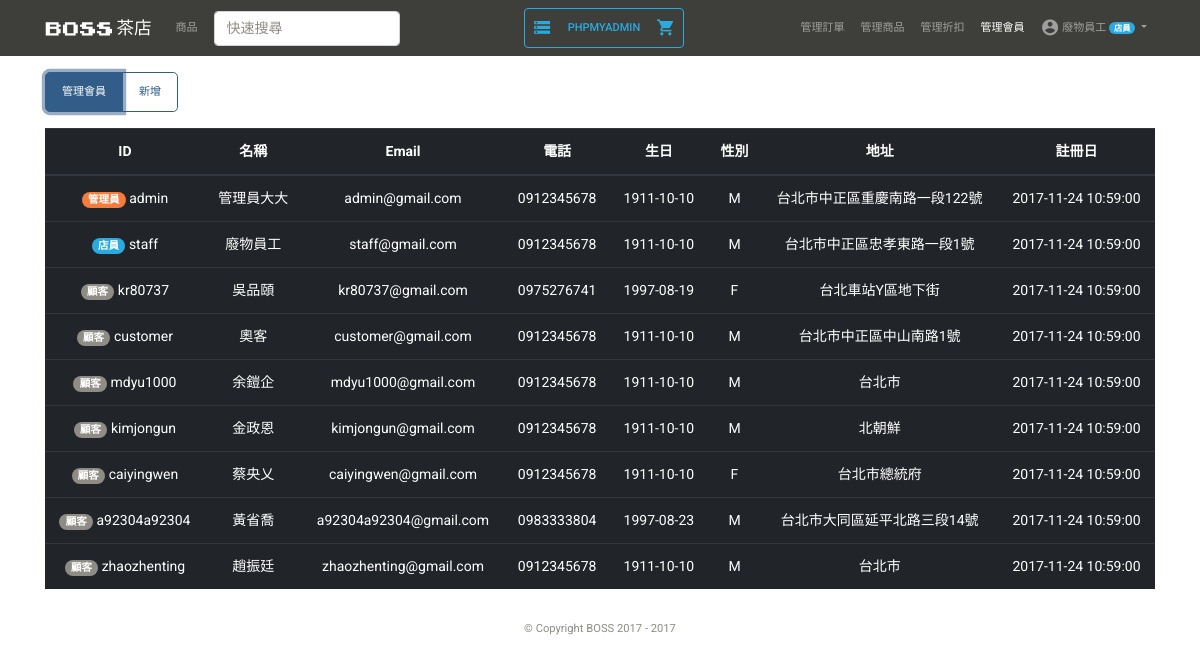
The page /user_list.php?show=list (signed in) on the database its author committed.
### tables this page shows
CREATE TABLE MEMBER(
  ID VARCHAR(20) PRIMARY KEY,
  Password VARCHAR(128) NOT NULL,
  Name VARCHAR(12) NOT NULL,
  Email VARCHAR(30) NOT NULL,
  Phone VARCHAR(10) NOT NULL,
  RegDate TIMESTAMP DEFAULT CURRENT_TIMESTAMP,
  Birth DATE,
  Gender ENUM('M', 'F', 'N'),
  Address VARCHAR(100),
  Position ENUM('S', 'A', 'C') NOT NULL
);

### verification.php (called while the page is built, shortened)
<?php
include('connection.php');
if(isset($_SESSION['ID'])){
  $user_id = $_SESSION['ID'];
  $sql = "SELECT * FROM MEMBER WHERE ID='$user_id'";
  $rows = mysqli_fetch_array($conn->query($sql));
  $user_name = $rows['Name'];
  $user_position = $rows['Position'];
}

### connection.php (called while the page is built, shortened)
<?php
  $conn = new mysqli(db_host, db_username, db_password, db_name);
  $conn->query("SET NAMES 'utf8mb4'");
  require_once('verification.php');

### user_list.php (the view, shortened to what this page needs)
<?php include('connection.php'); ?>
<!DOCTYPE html>
<html>
<head>
  <?php include('style.php') ?>
</head>
<body>
  <?php include('nav.php') ?>
  <div class="container my-3">
    <div class="row">
      <div class="col-12 btn-group">
        <button class="btn btn-outline-primary btn-lg <?php if($_GET['show']=='list')echo 'active '?>" onclick="location.href='?show=list'">管理會員</button>
        <button class="btn btn-outline-primary btn-lg <?php if($_GET['show']=='new')echo 'active '?>" onclick="location.href='?show=new'">新增</button>
      </div>
      <div class="col-12 text-center <?php if($_GET['show']!='list')echo 'd-none ' ?>">
        <table class="table table-hover table-dark my-3 ">
          <thead>
            <tr>
              <th scope="col" style="">ID</th>
              <th scope="col" style="">名稱</th>
              <th scope="col" style="">Email</th>
              <th scope="col" style="">電話</th>
              <th scope="col" style="">生日</th>
              <th scope="col" style="">性別</th>
              <th scope="col" style="">地址</th>
              <th scope="col" style="">註冊日</th>
            </tr>
          </thead>
          <tbody>
            <?php
            $sql = 'SELECT * FROM MEMBER ORDER BY RegDate DESC';
            $result = $conn->query($sql);
            while($rows = mysqli_fetch_array($result))
            {
              if($rows['Position']=='A'){
              $positionName= '<span class="badge badge-pill badge-warning">管理員</span>';
              } else if($rows['Position']=='S'){
               $positionName='<span class="badge badge-pill badge-info">店員</span>';
              } else{
                $positionName='<span class="badge badge-pill badge-secondary">顧客</span>';
              }
              echo '<tr style="cursor: pointer;" onclick="location.href=\'user_list_detail.php?ID=' . $rows['ID'].'\'">';
              echo '<td class="align-middle">'.$positionName.' '.$rows['ID'].'</td>';
              echo '<td class="align-middle">'.$rows['Name'].'</td>';
              echo '<td class="align-middle">'.$rows['Email'].'</td>';
              echo '<td class="align-middle">'.$rows['Phone'].'</td>';
              echo '<td class="align-middle">'.$rows['Birth'].'</td>';
              echo '<td class="align-middle">'.$rows['Gender'].'</td>';
              echo '<td class="align-middle">'.$rows['Address'].'</td>';
              echo '<td class="align-middle">'.$rows['RegDate'].'</td>';
              echo '</tr>';
            }
            ?>
          </tbody>
        </table>
      </div>
    </div>
  </div>
  <?php include('footer.php') ?>
</body>
</html>

### nav.php (shortened to what this page needs)
<?php
$this_page = pathinfo($_SERVER['PHP_SELF'])['filename']
?>
<?php
  $admin_display  = ($user_position=='A'||$user_position=='S')?'':'d-none ';
?>
<nav id="navbar" class="navbar navbar-expand-lg navbar-dark bg-primary1 sticky-top" style="background:rgba(62,63,58,1);">
  <div class="container">
    <a class="navbar-brand align-middle" href="index.php">
      <img src="img/logo-01.png" class="img-fluid" style="max-height:1.1rem"> 茶店
    </a>
    <div class="collapse navbar-collapse" id="navbarSupportedContent">
      <ul class="navbar-nav mr-auto">
        <li class="nav-item <?=($this_page =='product')?'active':'';?>">
          <a class="nav-link " href="product.php">商品</a>
        </li>
        <form class="form-inline mx-0 mx-lg-2 my-2 my-lg-0" method="get" action="product.php">
          <input class="form-control mr-sm-2" type="search" placeholder="快速搜尋" name="keyword" required>
        </form>
      </ul>
      <?php
      if(debug_mode){
        echo '<ul class="navbar-nav border border-info rounded ">
        <li class="nav-item">
        <a class="nav-link text-info" href="db.php"><i class="material-icons">storage</i></a>
        </li>
        <li class="nav-item">
        <a class="nav-link text-info" target="_blank" href="http://localhost/phpmyadmin/">phpmyadmin</a>
        </li>
        <li class="nav-item">
        <a class="nav-link text-info" href="cart.php"><i class="material-icons">shopping_cart</i></a>
        </li>
        </ul>';
      }
      ?>
      <ul class="navbar-nav ml-auto">
        <li class="nav-item <?=($this_page =='order')?'active ':'' ?> <?=$admin_display ?>">
          <a class="nav-link" href="order_list.php">管理訂單</a>
        </li>
        <li class="nav-item <?=($this_page =='product_list')?'active ':'' ?> <?=$admin_display ?>">
          <a class="nav-link" href="product_list.php">管理商品</a>
        </li>
        <li class="nav-item <?=($this_page =='discount_list')?'active ':'' ?> <?=$admin_display ?>">
          <a class="nav-link" href=" discount_list.php">管理折扣</a>
        </li>
        <li class="nav-item <?=($this_page =='user_list')?'active ':'' ?> <?=$admin_display ?>">
          <a class="nav-link" href="user_list.php">管理會員</a>
        </li>
        <li class="nav-item dropdown <?=isset($_SESSION['ID'])?'':'d-none'?>">
          <a class="nav-link dropdown-toggle" href="#" id="user" role="button" data-toggle="dropdown" aria-haspopup="true" aria-expanded="false">
            <i class="material-icons">account_circle</i>
            <?=$user_name?>
            <?php
            if($user_position=='A'){
              echo '<span class="badge badge-pill badge-warning">管理員</span>';
            }else if($user_position=='S'){
              echo '<span class="badge badge-pill badge-info">店員</span>';
            }
            ?>
          </a>
        </li>
      </ul>
    </div>
  </div>
</nav>

### css/style.css (style rules this page uses)
i.material-icons { vertical-align: middle; font-size: 1.2rem; }

### rows shown on the page
member: Name "廢物員工", Position "店員", ID "staff", Email "staff@gmail.com", Phone "0912345678", Birth "1911-10-10", Gender "M", Address "台北市中正區忠孝東路一段1號", RegDate "2017-11-24 10:59:00"
member: Position "管理員", ID "admin", Name "管理員大大", Email "admin@gmail.com", Phone "0912345678", Birth "1911-10-10", Gender "M", Address "台北市中正區重慶南路一段122號", RegDate "2017-11-24 10:59:00"
member: Position "顧客", ID "kr80737", Name "吳品頤", Email "kr80737@gmail.com", Phone "0975276741", Birth "1997-08-19", Gender "F", Address "台北車站Y區地下街", RegDate "2017-11-24 10:59:00"
member: Position "顧客", ID "customer", Name "奧客", Email "customer@gmail.com", Phone "0912345678", Birth "1911-10-10", Gender "M", Address "台北市中正區中山南路1號", RegDate "2017-11-24 10:59:00"
member: Position "顧客", ID "mdyu1000", Name "余鎧企", Email "mdyu1000@gmail.com", Phone "0912345678", Birth "1911-10-10", Gender "M", Address "台北市", RegDate "2017-11-24 10:59:00"
member: Position "顧客", ID "kimjongun", Name "金政恩", Email "kimjongun@gmail.com", Phone "0912345678", Birth "1911-10-10", Gender "M", Address "北朝鮮", RegDate "2017-11-24 10:59:00"
member: Position "顧客", ID "caiyingwen", Name "蔡央乂", Email "caiyingwen@gmail.com", Phone "0912345678", Birth "1911-10-10", Gender "F", Address "台北市總統府", RegDate "2017-11-24 10:59:00"
member: Position "顧客", ID "a92304a92304", Name "黃省喬", Email "a92304a92304@gmail.com", Phone "0983333804", Birth "1997-08-23", Gender "M", Address "台北市大同區延平北路三段14號", RegDate "2017-11-24 10:59:00"
member: Position "顧客", ID "zhaozhenting", Name "趙振廷", Email "zhaozhenting@gmail.com", Phone "0912345678", Birth "1911-10-10", Gender "M", Address "台北市", RegDate "2017-11-24 10:59:00"
